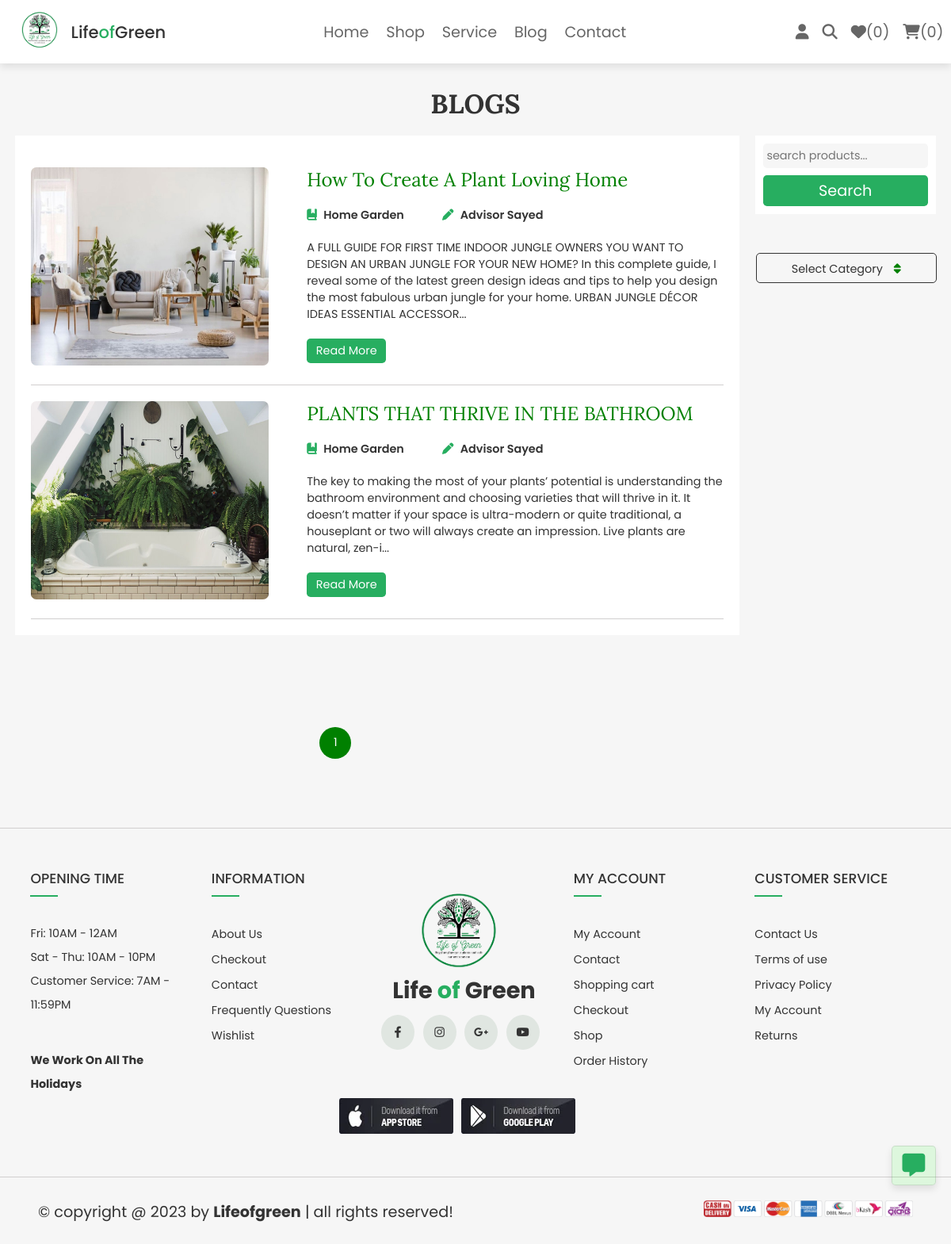
Page /author_blog.php?author=advisor sayed (signed in) on the committed database.
### tables this page shows
CREATE TABLE `users` (
  `id` int(100) NOT NULL,
  `name` varchar(100) NOT NULL,
  `email` varchar(100) NOT NULL,
  `password` varchar(100) NOT NULL,
  `user_type` varchar(20) NOT NULL DEFAULT 'user',
  `user_status` varchar(100) NOT NULL,
  `image` varchar(100) NOT NULL,
  `degree` varchar(100) NOT NULL,
  `specialist` varchar(100) NOT NULL
);

CREATE TABLE `blog` (
  `id` int(100) NOT NULL,
  `advisor_id` int(100) NOT NULL,
  `advisor_name` varchar(100) NOT NULL,
  `title` varchar(100) NOT NULL,
  `description` text NOT NULL,
  `category` varchar(50) NOT NULL,
  `image` varchar(100) NOT NULL
);

### author_blog.php (the view, shortened to what this page needs)
<?php
@include 'config.php';
?>
<!DOCTYPE html>
<html lang="en">
<head>
    <link rel="stylesheet" href="https://cdnjs.cloudflare.com/ajax/libs/font-awesome/6.1.1/css/all.min.css">
    <link rel="stylesheet" href="css/style.css">
</head>
<body>
    <?php include 'header.php'; ?>
    <section class="">
        <h1 class="title" id="title">Blogs</h1>
        <div class="blog-container">
            <div class="blogs">
                <?php
                $limit = 3;
                if (isset($_GET['page'])) {
                    $page_number = $_GET['page'];
                } else {
                    $page_number = 1;
                }
                $author_name = $_GET['author'];
                $offset = ($page_number - 1) * $limit;
                $select_blogs = $conn->prepare("SELECT * FROM `blog` WHERE advisor_name = ? LIMIT {$offset}, {$limit}");
                $select_blogs->execute([$author_name]);
                if ($select_blogs->rowCount() > 0) {
                    while ($fetch_blogs = $select_blogs->fetch(PDO::FETCH_ASSOC)) {
                ?>
                        <div class="blog">
                            <div class="blog_thumb"><img src="uploaded_img/<?= $fetch_blogs["image"]; ?>" alt=""></div>
                            <div class="blog_detail">
                                <div class="title"><?= $fetch_blogs['title']; ?></div>
                                <div class="flex">
                                    <div class="category"><a href="category_blog.php?category=<?= $fetch_blogs['category']; ?>"><i class="fa-solid fa-book-bookmark"></i> <?= $fetch_blogs['category']; ?></a></div>
                                    <div class="author"><a href="author_blog.php?author=<?= $fetch_blogs['advisor_name']; ?>"><i class="fa-solid fa-pen"></i> <?= $fetch_blogs['advisor_name']; ?></a></div>
                                </div>
                                <div class="description">
                                    <?= substr($fetch_blogs['description'], 0, 300) . "..." ?>
                                </div>
                                <a href="view_blog.php?id=<?= $fetch_blogs['id']; ?>" class="btn read_btn">Read more</a>
                            </div>
                        </div>
                <?php
                    }
                } else {
                    echo '<p class="empty">no blog added yet!</p>';
                }
                ?>
            </div>
            <div class="blog_sidebar">
                <div class="blog_search">
                    <form action="search_blog.php" method="GET">
                        <input type="text" name="search_box" placeholder="search products..." class="box">
                        <input type="submit" value="search" name="search_btn" class="search_btn btn">
                    </form>
                </div>
                <div class="blog_category_dropdown" style="float:right;">
                    <button class="drop_btn">Select Category <i class="fa-solid fa-sort"></i></button>
                </div>
            </div>
        </div>
    </section>
    <?php
    $select_blogs = $conn->prepare("SELECT * FROM `blog` WHERE advisor_name = ?");
    $select_blogs->execute([$author_name]);
    $number_of_blogs = $select_blogs->rowCount();
    $total_page = ceil($number_of_blogs / $limit);
    echo "<section><ul class='pagination blog-pagination'>";
    for ($i = 1; $i <= $total_page; $i++) {
        if ($i == $page_number) {
            $active = "active";
        } else {
            $active = "";
        }
        echo '<li class=' . $active . '><a href="author_blog.php?author='.$author_name.'&page=' . $i . '">' . $i . '</a></li>';
    }
    echo "</section></ul>";
    ?>
    <?php include 'footer.php'; ?>
</body>
</html>

### css/style.css (style rules this page uses)
.product .box-containers .box .icons a, button { height: 4rem; width: 4rem; line-height: 4rem; font-size: 1.5rem; color: #333; border-radius: 5rem; margin: .1rem; background: transparent; cursor: pointer; }
.blog-container { display: flex; gap: 20px; }
.blog-container .blogs { background-color: var(--white); padding: 20px; width: 80%; }
.blog-container .blogs .blog { border-bottom: 1px solid #d1cfcf; padding: 20px 0; display: flex; gap: 5rem; }
.blog-container .blogs .blog .blog_thumb img { width: 300px; height: 250px; border-radius: 7px; }
.blog-container .blogs .blog .blog_detail { font-size: 1.5rem; }
.blog-container .blogs .blog .blog_detail .title { text-align: left; font-size: 2.5rem; text-transform: capitalize; color: green; }
.blog-container .blogs .blog .blog_detail .flex { display: flex; gap: 5rem; font-weight: 600; }
.blog-container .blogs .blog .blog_detail .flex .author { text-transform: capitalize; }
.blog-container .blogs .blog .blog_detail .flex .category { text-transform: capitalize; }
.blog-container .blogs .blog .blog_detail .flex .author i { color: var(--green); margin-right: 5px; }
.blog-container .blogs .blog .blog_detail .flex .category i { color: var(--green); margin-right: 5px; }
.blog-container .blogs .blog .blog_detail .description { margin-top: 20px; }
.blog-container .blogs .blog .blog_detail .read_btn { width: 100px; padding: 0.5rem; font-size: 1.5rem; margin-top: 20px; }
.blog-container .blog_sidebar { width: 20%; }
.blog_search { background-color: var(--white); padding: 10px; }
.blog_search form .box { font-size: 1.5rem; width: 100%; background-color: var(--light-bg); border-radius: 0.5rem; padding: 0.5rem; }
.blog_search form .search_btn { padding: 0.5rem; }
.blog_category_dropdown { position: relative; display: inline-block; margin: 5rem 0; width: 100%; }
.blog_category_dropdown .drop_btn { background-color: var(--light-bg); border-radius: 5px; border: var(--border); cursor: pointer; width: 100%; }
.blog_category_dropdown .drop_btn i { color: green; margin-left: 10px; }

### css/components.css (style rules this page uses)
:root { --green: #27ae60; --orange: #f39c12; --red: #e74c3c; --black: #333; --light-color: #666; --white: #fff; --light-bg: #f6f6f6; --border: .2rem solid var(--black); --box-shadow: 0 .5rem 1rem rgba(0, 0, 0, .1); --swiper-theme-color: #27ae60 !important; --outline: .1rem solid rgba(0, 0, 0, .1); --outline-hover: .2rem solid var(--black); }
* { font-family: 'Poppins', sans-serif; margin: 0; padding: 0; box-sizing: border-box; outline: none; border: none; text-decoration: none; color: var(--black); }
body { background-color: var(--light-bg); }
html { font-size: 60%; overflow-x: hidden; scroll-behavior: smooth; scroll-padding-top: 6.5rem; }
section { padding: 3rem 2rem; max-width: 1200px; margin: 0 auto; }
.btn, .delete-btn, .option-btn { display: block; width: 100%; margin-top: 1rem; border-radius: .5rem; color: var(--white); font-size: 2rem; padding: 1.3rem 3rem; text-transform: capitalize; cursor: pointer; text-align: center; }
.btn { background-color: var(--green); }
.title { text-align: center; margin-bottom: 2rem; text-transform: uppercase; color: var(--black); font-size: 3.5rem; font-family: 'Lora', sans-serif; }
.blog-pagination { font-size: 1.5rem; list-style: none; display: flex; gap: 20px; }
.pagination { font-size: 1.5rem; list-style: none; display: flex; justify-content: space-between; padding: 5% 40rem; }
.pagination li { width: 40px; height: 40px; background-color: var(--green); border-radius: 50%; display: flex; align-items: center; justify-content: center; }
.pagination .active { background-color: green; }
.pagination li a { color: var(--white); }

### rows in the picture
blog: image (picture), title "How To Create A Plant Loving Home", category "Home Garden", advisor_name "Advisor Sayed", description "A FULL GUIDE FOR FIRST TIME INDOOR JUNGLE OWNERS YOU WANT TO DESIGN AN URBAN JUNGLE FOR YOUR NEW HOME? In this complete guide, I reveal some of the latest green design ideas and tips to help you design the most fabulous urban jungle for your home. URBAN JUNGLE DÉCOR IDEAS ESSENTIAL ACCESSOR"
blog: image (picture), title "PLANTS THAT THRIVE IN THE BATHROOM", category "Home Garden", advisor_name "Advisor Sayed", description "The key to making the most of your plants’ potential is understanding the bathroom environment and choosing varieties that will thrive in it. It doesn’t matter if your space is ultra-modern or quite traditional, a houseplant or two will always create an impression. Live plants are natural, zen-i"

### other values in the picture
$count_wishlist_items->rowCount() "0"
$count_cart_items->rowCount() "0"
